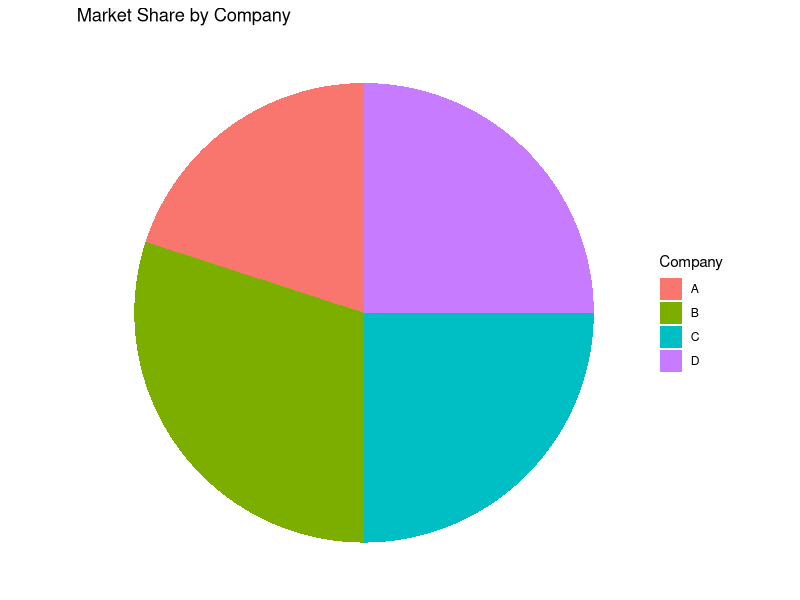

This figure's R source:
library(ggplot2)
market_share_data <- data.frame(
  Company = c("A", "B", "C", "D"),
  Market_Share = c(20, 30, 25, 25)
)
# Plot pie chart
ggplot(market_share_data, aes(x = "", y = Market_Share, fill = Company)) +
  geom_bar(stat = "identity", width = 1) +
  coord_polar("y") +
  labs(title = "Market Share by Company",
       x = NULL,
       y = NULL) +
  theme_void() +
  theme(legend.position = "right")
